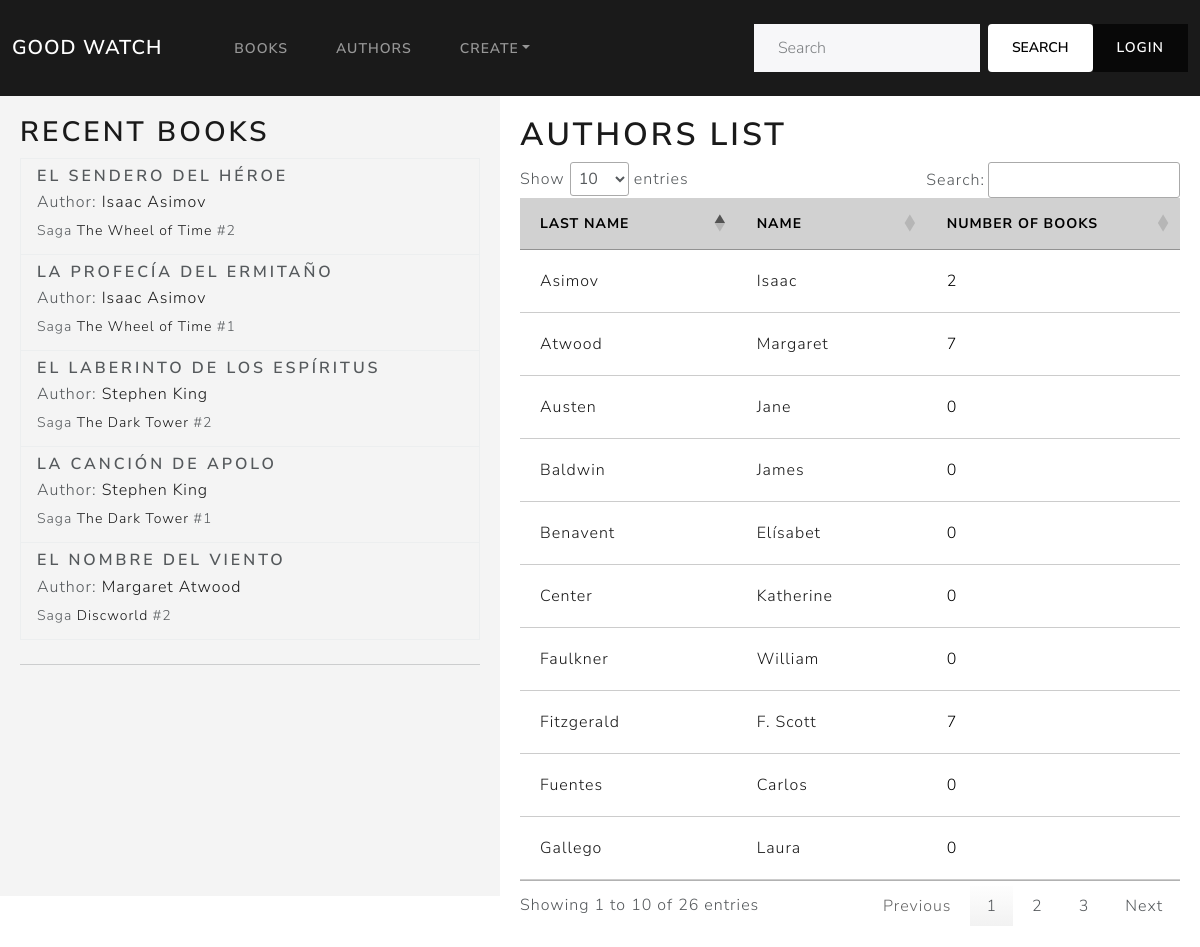
Page /book_catalog/authors/ on the committed database.
### book_catalog/models.py (models this page shows, shortened)
class Book(models.Model):
    title = models.CharField(max_length=200, help_text='Inserte el título del libro.')
    saga = models.ForeignKey('BookSaga', on_delete=models.PROTECT, null=True, blank=True)
    saga_volume = models.IntegerField(null=True, blank=True)
    author = models.ForeignKey('Author', on_delete=models.PROTECT, null=False)
    publish_date = models.DateField(null=True, blank=True)
    summary = models.TextField(max_length=1000, help_text='Enter a brief description of the book', null=True, blank=True)
    isbn = models.CharField(max_length=13, help_text='13 Character <a href="https://www.isbn-international.org/content/what-isbn">ISBN number</a>', null=True, blank=True)
    genre = models.ManyToManyField(Genre, help_text='Select a genre for this book')
    language = models.ForeignKey('Language', on_delete=models.SET_NULL, null=True, blank=True)
    cover_image = models.ImageField(upload_to='covers/', null=True, blank=True)
    class Meta:
        ordering = ['title', 'author']
        unique_together = ('title', 'author')
        constraints = [
            models.UniqueConstraint(fields=['saga', 'saga_volume'], name='unique_volume_in_saga')
        ]

class Author(models.Model):
    first_name = models.CharField(max_length=100)
    last_name = models.CharField(max_length=100)
    year_of_birth = models.IntegerField(null = True, blank = True)
    year_of_death = models.IntegerField(null = True, blank = True)
    class Meta:
        ordering = ['last_name', 'first_name']
    def get_absolute_url(self):
        return reverse('author-detail', args=[str(self.id)])
    def __str__(self):
        return f'{self.first_name} {self.last_name}'

class BookSaga(models.Model):
    name = models.CharField(max_length=200, help_text='Enter the name of the saga')
    author = models.ForeignKey(Author, on_delete=models.CASCADE, related_name='saga', null = False)
    def get_absolute_url(self):
        return reverse('saga-detail', args=[str(self.id)])
    class Meta:
        unique_together = ('name', 'author')

### book_catalog/views.py (the view)
# urls.py: path('authors/', views.AuthorListView.as_view(), name='authors'),
class AuthorListView(generic.ListView):
    model = Author
    def get_context_data(self, **kwargs: Any):
        context = super().get_context_data(**kwargs)
        context["recent_books"] = Book.objects.all().order_by('-publish_date')[:5]
        return context

### templates/book_catalog/author_list.html
{% extends "base_generic.html" %}
{% block content %}
<div style="display: flex;">
  <div class="sidebar">
    {% include "book_catalog/recent_books.html" %}
  </div>
  <div style="flex-grow: 1; padding: 20px;">
    <h1>Authors List</h1>
    {% if author_list %}
      <table id="dynamicTable" class="table table-hover">
        <thead>
          <tr class="table-primary">
            <th scope="col">Last name</th>
            <th scope="col">Name</th>
            <th scope="col">Number of books</th>
          </tr>
        </thead>
        <tbody>
          {% for author in author_list %}
            <tr class="table-secondary">
              <td>
                <a class="no-underline" href="{{ author.get_absolute_url }}">{{ author.last_name }}</a>
              </td>
              <td>
                <a class="no-underline" href="{{ author.get_absolute_url }}">{{ author.first_name }}</a>
              </td>
              <td>{{ author.book_set.count }}</td>
            </tr>
          {% endfor %}
        </tbody>
      </table>
    {% else %}
      <p>No authors in this library.</p>
    {% endif %}
  </div>
</div>
{% endblock %}

### templates/book_catalog/recent_books.html
<div class="col-md-12">
    <h2>Recent books</h2>
    <ul class="list-group">
      {% for book in recent_books %}
        <li class="list-group-item" style="background-color: #f4f4f4;">
          <h5 class="mb-1">{{ book.title }}</h5>
          <p class="mb-1 ">
            Author:
            <a class="no-underline" href="{{ book.author.get_absolute_url }}">{{ book.author }}</a>
          </p>
          {% if book.saga %}
          <p class="mb-1">
            <small>
              Saga
              <a class="no-underline" href="{{ book.saga.get_absolute_url }}">
                {{ book.saga.name }}
              </a>
              #{{ book.saga_volume }}
            </small>
          </p>
          {% endif %}
        </li>
      {% empty %}
        <li class="list-group-item" style="background-color: #f4f4f4;">
          No recent books.
        </li>
      {% endfor %}
    </ul>
    <hr class="my-4">
</div>

### static/css/static.css (style rules this page uses)
.no-underline { text-decoration: none; }
.sidebar { flex: 0 0 500px; width: 600px; height: 100vh; overflow-y: auto; background-color: #f4f4f4; padding: 20px; }
#dynamicTable { border-collapse: separate; }
#dynamicTable thead th, #dynamicTable tbody td, #dynamicTable tbody th { padding: 15px 20px !important; }
#dynamicTable tbody tr { line-height: 2em !important; }

### rows in the picture
Book: title "EL SENDERO DEL HÉROE", author "Isaac Asimov", saga.name "The Wheel of Time", saga_volume "2"
Book: title "LA PROFECÍA DEL ERMITAÑO", author "Isaac Asimov", saga.name "The Wheel of Time", saga_volume "1"
Book: title "EL LABERINTO DE LOS ESPÍRITUS", author "Stephen King", saga.name "The Dark Tower", saga_volume "2"
Book: title "LA CANCIÓN DE APOLO", author "Stephen King", saga.name "The Dark Tower", saga_volume "1"
Book: title "EL NOMBRE DEL VIENTO", author "Margaret Atwood", saga.name "Discworld", saga_volume "2"
Author: last_name "Asimov", first_name "Isaac", book_set.count "2"
Author: last_name "Atwood", first_name "Margaret", book_set.count "7"
Author: last_name "Austen", first_name "Jane", book_set.count "0"
Author: last_name "Baldwin", first_name "James", book_set.count "0"
Author: last_name "Benavent", first_name "Elísabet", book_set.count "0"
Author: last_name "Center", first_name "Katherine", book_set.count "0"
Author: last_name "Faulkner", first_name "William", book_set.count "0"
Author: last_name "Fitzgerald", first_name "F. Scott", book_set.count "7"
Author: last_name "Fuentes", first_name "Carlos", book_set.count "0"
Author: last_name "Gallego", first_name "Laura", book_set.count "0"
